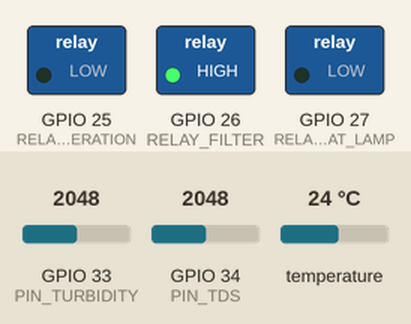
Simulated run of this sketch. Board: ESP32. Shown: switched loads named in the sketch (green lamp = pin HIGH). The inputs (shaded band) are chosen by the test bench; at power-on: temperature 24 °C, GPIO 33 (PIN_TURBIDITY) = 2048, GPIO 34 (PIN_TDS) = 2048 (analog values on the 0–4095 scale). WiFi joins after 1.5 s; servers stay silent unless stated; what the sketch prints to the serial monitor is not drawn.

Above: at 3.2 s.
3.3 s: temperature set to 31.5 °C
At 7.6 s:
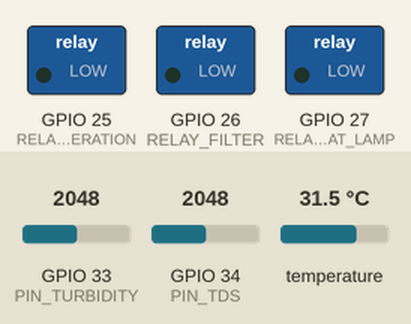
8.3 s: temperature set to 32.5 °C
At 9.2 s:
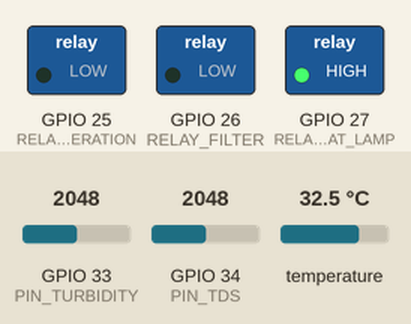
Timing chart, 0 to 11.3 s (numbered marks = the images above; inputs shaded):
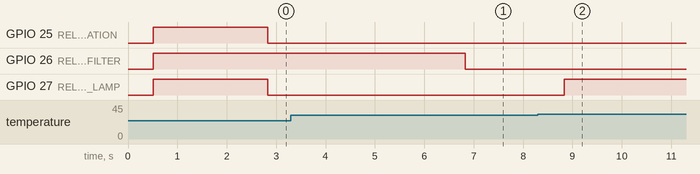

The sketch:

yarb.ino
```cpp
#include <WiFi.h>
#include <Firebase_ESP_Client.h>
#include <OneWire.h>
#include <DallasTemperature.h>
#include <addons/TokenHelper.h>
#include <addons/RTDBHelper.h>
#include <math.h>

// ==============================================================================
// CONFIGURATION
// ==============================================================================
const char* ssid     = "";
const char* password = "";

#define DATABASE_URL    "p"
#define DATABASE_SECRET ""

// ==============================================================================
// PIN DEFINITIONS
// ==============================================================================
const int RELAY_AERATION  = 25;
const int RELAY_FILTER    = 26;
const int RELAY_HEAT_LAMP = 27;
const int ONE_WIRE_BUS    = 14;
const int PIN_TURBIDITY   = 33;
const int PIN_TDS         = 34;

// ==============================================================================
// SPECIES PROFILES — each has its own hysteresis
// ==============================================================================
struct SpeciesProfile {
  const char* name;
  float targetTemp;
  float hysteresis;
  float maxTurbidity;
  float tdsMin;
  float tdsMax;
};

SpeciesProfile pangasiusProfile = { "Pangasius",  28.0, 1.0, 80.0,  100.0, 400.0 };
SpeciesProfile tilapiaProfile   = { "Tilapia",    30.0, 2.0, 100.0, 200.0, 500.0 };
SpeciesProfile zebraFishProfile = { "Zebra Fish", 26.0, 0.5, 30.0,  50.0,  150.0 };

SpeciesProfile* activeProfile = &tilapiaProfile;

// ==============================================================================
// CONSTANTS & GLOBALS
// ==============================================================================
const unsigned long SEND_INTERVAL  = 5000;
const unsigned long READ_INTERVAL  = 2000;
const unsigned long DEBUG_INTERVAL = 2000;
const int           NUM_READINGS   = 10;

FirebaseData   fbdo;
FirebaseAuth   auth;
FirebaseConfig config;

OneWire           oneWire(ONE_WIRE_BUS);
DallasTemperature tempSensor(&oneWire);

// Sensor values
float tempValue      = 25.0;
float turbidityValue = 0.0;
float tdsValue       = 0.0;

// Raw voltages — declared here so printDebug() can access them
float turbRaw_V  = 0.0;
float tdsRaw_V   = 0.0;
float tdsKFactor = 0.5;

// Actuator states
bool aerationStatus       = false;
bool filterStatus         = false;
bool heatLampStatus       = false;
bool manualOverrideActive = false;

// Timers
unsigned long lastMsg        = 0;
unsigned long lastSensorRead = 0;
unsigned long lastDebugPrint = 0;

// Rolling average buffers
float turbidityBuf[NUM_READINGS] = {0};
float tdsBuf[NUM_READINGS]       = {0};
int   turbidityIndex = 0;
int   tdsIndex       = 0;

// Turbidity calibration
const float TURBIDITY_CLEAN_V   = 3.1;
const float TURBIDITY_SLOPE_NTU = 1000.0;

// Change detection for debug output
String lastSpeciesName = "";
bool   lastManualMode  = false;
bool   lastHeat        = false;
bool   lastFilter      = false;
bool   lastAir         = false;
bool   firstDebug      = true;

// ==============================================================================
// HELPERS
// ==============================================================================
String relayState(bool on) { return on ? "ON " : "OFF"; }

String tempStatus(float temp, SpeciesProfile* p) {
  if (temp < p->targetTemp - p->hysteresis) return "LOW  heating UP ";
  if (temp > p->targetTemp + p->hysteresis) return "HIGH cooling DN ";
  return "OK   in range   ";
}

String tdsStatus(float tds, SpeciesProfile* p) {
  if (tds < p->tdsMin) return "LOW  below range";
  if (tds > p->tdsMax) return "HIGH above range";
  return "OK   in range   ";
}

String turbStatus(float turb, SpeciesProfile* p) {
  if (turb > p->maxTurbidity) return "HIGH too cloudy ";
  return "OK   clear      ";
}

// ==============================================================================
// WIFI & FIREBASE
// ==============================================================================
void connectToWiFi() {
  Serial.println();
  Serial.println("╔══════════════════════════════════════════╗");
  Serial.println("║         AquaCore ESP32  v2.0             ║");
  Serial.println("╚══════════════════════════════════════════╝");
  Serial.printf ("  Connecting to WiFi: %s\n", ssid);
  WiFi.begin(ssid, password);
  int attempt = 0;
  while (WiFi.status() != WL_CONNECTED) {
    delay(500);
    Serial.print(".");
    attempt++;
    if (attempt > 40) {
      Serial.println("\n  [ERROR] WiFi timeout — restarting...");
      ESP.restart();
    }
  }
  Serial.println();
  Serial.printf("  Connected — IP: %s\n", WiFi.localIP().toString().c_str());
  Serial.printf("  Signal:  %d dBm\n", WiFi.RSSI());
}

void setupFirebase() {
  Serial.println("  Connecting to Firebase...");
  config.database_url = DATABASE_URL;
  config.signer.tokens.legacy_token = DATABASE_SECRET;
  Firebase.begin(&config, &auth);
  Firebase.reconnectWiFi(true);
  Serial.println("  Firebase ready");
  Serial.println("════════════════════════════════════════════");
}

// ==============================================================================
// SENSOR READS
// ==============================================================================
float readTemperature() {
  tempSensor.requestTemperatures();
  float t = tempSensor.getTempCByIndex(0);
  if (t <= -100.0 || t == 85.0 || isnan(t)) {
    Serial.println("  [WARN] Temp sensor error — using last value");
    return tempValue;
  }
  return t;
}

float readTurbidity() {
  // store raw voltage in global so debug can print it
  turbRaw_V = analogReadMilliVolts(PIN_TURBIDITY) / 1000.0f;
  float ntu = TURBIDITY_SLOPE_NTU * (TURBIDITY_CLEAN_V - turbRaw_V) / TURBIDITY_CLEAN_V;
  ntu = constrain(ntu, 0.0f, 3000.0f);
  turbidityBuf[turbidityIndex] = ntu;
  turbidityIndex = (turbidityIndex + 1) % NUM_READINGS;
  float sum = 0;
  for (int i = 0; i < NUM_READINGS; i++) sum += turbidityBuf[i];
  return sum / NUM_READINGS;
}

float readTDS() {
  // store raw voltage in global so debug can print it
  tdsRaw_V = analogReadMilliVolts(PIN_TDS) / 1000.0f;
  float compV  = tdsRaw_V / (1.0f + 0.02f * (tempValue - 25.0f));
  float tdsRaw = 133.42f * powf(compV, 3) - 255.86f * powf(compV, 2) + 857.39f * compV;
  float tdsFinal = max(tdsRaw * tdsKFactor, 0.0f);
  tdsBuf[tdsIndex] = tdsFinal;
  tdsIndex = (tdsIndex + 1) % NUM_READINGS;
  float sum = 0;
  for (int i = 0; i < NUM_READINGS; i++) sum += tdsBuf[i];
  return sum / NUM_READINGS;
}

void readSensors() {
  tempValue      = readTemperature();
  turbidityValue = readTurbidity();
  tdsValue       = readTDS();
}

// ==============================================================================
// CONTROL LOGIC
// ==============================================================================
void evaluateLogic() {
  if (!manualOverrideActive) {
    // Heater — hysteresis band from species profile
    if      (tempValue < activeProfile->targetTemp - activeProfile->hysteresis) heatLampStatus = true;
    else if (tempValue > activeProfile->targetTemp + activeProfile->hysteresis) heatLampStatus = false;

    // Filter — TDS or turbidity out of range
    filterStatus = (tdsValue > activeProfile->tdsMax) ||
                   (turbidityValue > activeProfile->maxTurbidity);

    // Aerator — always ON in aquaculture
    aerationStatus = true;
  }

  // Relays are active-LOW
  digitalWrite(RELAY_HEAT_LAMP, heatLampStatus ? LOW : HIGH);
  digitalWrite(RELAY_FILTER,    filterStatus   ? LOW : HIGH);
  digitalWrite(RELAY_AERATION,  aerationStatus ? LOW : HIGH);
}

// ==============================================================================
// SERIAL DEBUG
// ==============================================================================
void printDebug() {
  bool stateChanged = firstDebug ||
    (lastSpeciesName != String(activeProfile->name)) ||
    (lastManualMode  != manualOverrideActive)         ||
    (lastHeat        != heatLampStatus)               ||
    (lastFilter      != filterStatus)                 ||
    (lastAir         != aerationStatus);

  Serial.println();
  Serial.println("┌──────────────────────────────────────────────┐");
  Serial.printf( "│  AquaCore  ·  uptime: %lus%*s│\n",
    millis()/1000, (int)(22 - String(millis()/1000).length()), " ");
  Serial.println("├──────────────────────────────────────────────┤");
  Serial.printf( "│  Species : %-34s│\n", activeProfile->name);
  if (manualOverrideActive) {
    Serial.println("│  Mode    : MANUAL  ◄ dashboard override       │");
  } else {
    Serial.println("│  Mode    : AUTO    ◄ closed-loop ESP32        │");
  }
  Serial.println("├──────────────┬─────────────────┬─────────────┤");
  Serial.println("│  SENSOR      │  VALUE / TARGET │  STATUS     │");
  Serial.println("├──────────────┼─────────────────┼─────────────┤");

  // Temperature
  char tLine[20];
  sprintf(tLine, "%.2f / %.1f C", tempValue, activeProfile->targetTemp);
  Serial.printf("│  Temp        │ %-15s │ %s│\n", tLine, tempStatus(tempValue, activeProfile).c_str());

  // TDS
  char dLine[20];
  sprintf(dLine, "%.0f ppm", tdsValue);
  char dRange[20];
  sprintf(dRange, "%.0f-%.0f", activeProfile->tdsMin, activeProfile->tdsMax);
  Serial.printf("│  TDS (%s)  │ %-15s │ %s│\n", dRange, dLine, tdsStatus(tdsValue, activeProfile).c_str());

  // Turbidity
  char uLine[20];
  sprintf(uLine, "%.1f / %.0f NTU", turbidityValue, activeProfile->maxTurbidity);
  Serial.printf("│  Turbidity   │ %-15s │ %s│\n", uLine, turbStatus(turbidityValue, activeProfile).c_str());

  Serial.println("├──────────────┴─────────────────┴─────────────┤");
  Serial.println("│  RAW VOLTAGES  (for calibration)             │");
  Serial.println("├────────────────────┬─────────────────────────┤");
  Serial.printf( "│  Turbidity ADC     │  %.4f V                │\n", turbRaw_V);
  Serial.printf( "│  TDS ADC           │  %.4f V                │\n", tdsRaw_V);
  Serial.printf( "│  TDS K-Factor      │  %.4f                  │\n", tdsKFactor);
  Serial.println("├────────────────────┴─────────────────────────┤");
  Serial.println("│  ACTUATORS                                   │");
  Serial.println("├────────────────┬─────────────────────────────┤");

  // Print actuator state + flag if it just changed
  bool heatChanged   = !firstDebug && (lastHeat   != heatLampStatus);
  bool filterChanged = !firstDebug && (lastFilter != filterStatus);
  bool airChanged    = !firstDebug && (lastAir    != aerationStatus);

  Serial.printf("│  Heater        │  %s  %s│\n",
    relayState(heatLampStatus).c_str(),
    heatChanged   ? "◄ CHANGED              " : "                       ");
  Serial.printf("│  Filter        │  %s  %s│\n",
    relayState(filterStatus).c_str(),
    filterChanged ? "◄ CHANGED              " : "                       ");
  Serial.printf("│  Aerator       │  %s  %s│\n",
    relayState(aerationStatus).c_str(),
    airChanged    ? "◄ CHANGED              " : "                       ");

  Serial.println("├────────────────┴─────────────────────────────┤");
  if (WiFi.status() == WL_CONNECTED) {
    Serial.printf("│  WiFi  : CONNECTED   RSSI: %d dBm          │\n", WiFi.RSSI());
  } else {
    Serial.println("│  WiFi  : DISCONNECTED                        │");
  }
  Serial.printf( "│  Firebase : %-32s│\n", Firebase.ready() ? "READY" : "NOT READY");
  Serial.println("└──────────────────────────────────────────────┘");

  // Save for next comparison
  lastSpeciesName = String(activeProfile->name);
  lastManualMode  = manualOverrideActive;
  lastHeat        = heatLampStatus;
  lastFilter      = filterStatus;
  lastAir         = aerationStatus;
  firstDebug      = false;
}

// ==============================================================================
// FIREBASE SYNC
// ==============================================================================
void syncFirebase() {
  if (!Firebase.ready()) {
    Serial.println("  [Firebase] Not ready — skipping sync");
    return;
  }

  // Write status to Firebase
  FirebaseJson json;
  json.add("temp",         tempValue);
  json.add("turbidity",    turbidityValue);
  json.add("tds",          tdsValue);
  json.add("heat",         heatLampStatus);
  json.add("filter",       filterStatus);
  json.add("air",          aerationStatus);
  json.add("species_name", activeProfile->name);

  if (!Firebase.RTDB.setJSON(&fbdo, "/aquarium/status", &json)) {
    Serial.printf("  [Firebase] Write error: %s\n", fbdo.errorReason().c_str());
  }

  // Read controls from Firebase
  if (Firebase.RTDB.getJSON(&fbdo, "/aquarium/controls")) {
    FirebaseJson    &data = fbdo.jsonObject();
    FirebaseJsonData res;

    // Override mode
    data.get(res, "override");
    if (res.success) {
      bool newOverride = res.boolValue;
      if (newOverride != manualOverrideActive) {
        manualOverrideActive = newOverride;
        Serial.printf("  [Firebase] Mode → %s\n",
          manualOverrideActive ? "MANUAL (dashboard)" : "AUTO (closed-loop)");
      }
    }

    // Manual actuator commands
    if (manualOverrideActive) {
      data.get(res, "heat");
      if (res.success && res.boolValue != heatLampStatus) {
        heatLampStatus = res.boolValue;
        Serial.printf("  [Firebase] Heater  → %s\n", relayState(heatLampStatus).c_str());
      }
      data.get(res, "filter");
      if (res.success && res.boolValue != filterStatus) {
        filterStatus = res.boolValue;
        Serial.printf("  [Firebase] Filter  → %s\n", relayState(filterStatus).c_str());
      }
      data.get(res, "air");
      if (res.success && res.boolValue != aerationStatus) {
        aerationStatus = res.boolValue;
        Serial.printf("  [Firebase] Aerator → %s\n", relayState(aerationStatus).c_str());
      }
    }

    // Species selection
    data.get(res, "species");
    if (res.success) {
      SpeciesProfile* newProfile = &tilapiaProfile;
      if      (res.stringValue == "pangasius")  newProfile = &pangasiusProfile;
      else if (res.stringValue == "zebra_fish") newProfile = &zebraFishProfile;

      if (newProfile != activeProfile) {
        activeProfile = newProfile;
        Serial.printf("  [Firebase] Species → %s\n", activeProfile->name);
      }
    }
  } else {
    Serial.printf("  [Firebase] Read error: %s\n", fbdo.errorReason().c_str());
  }
}

// ==============================================================================
// SETUP
// ==============================================================================
void setup() {
  Serial.begin(115200);
  delay(500);

  tempSensor.begin();

  pinMode(RELAY_AERATION,  OUTPUT); digitalWrite(RELAY_AERATION,  HIGH);
  pinMode(RELAY_FILTER,    OUTPUT); digitalWrite(RELAY_FILTER,    HIGH);
  pinMode(RELAY_HEAT_LAMP, OUTPUT); digitalWrite(RELAY_HEAT_LAMP, HIGH);

  analogSetAttenuation(ADC_11db);
  analogReadResolution(12);

  connectToWiFi();
  setupFirebase();

  Serial.println("  Active profile : Tilapia (default)");
  Serial.println("  System ready   — entering main loop");
  Serial.println();
}

// ==============================================================================
// LOOP
// ==============================================================================
void loop() {
  unsigned long now = millis();

  if (now - lastSensorRead > READ_INTERVAL) {
    lastSensorRead = now;
    readSensors();
    evaluateLogic();
  }

  if (now - lastMsg > SEND_INTERVAL) {
    lastMsg = now;
    syncFirebase();
  }

  if (now - lastDebugPrint > DEBUG_INTERVAL) {
    lastDebugPrint = now;
    printDebug();
  }
}
```

Measured:
- the behaviour switches between 32 and 32.1 °C on temperature (found by bisection; images 1 and 2)
- after the input at 8.3 s, GPIO 27 (RELAY_HEAT_LAMP): LOW → HIGH after 0.53 s
